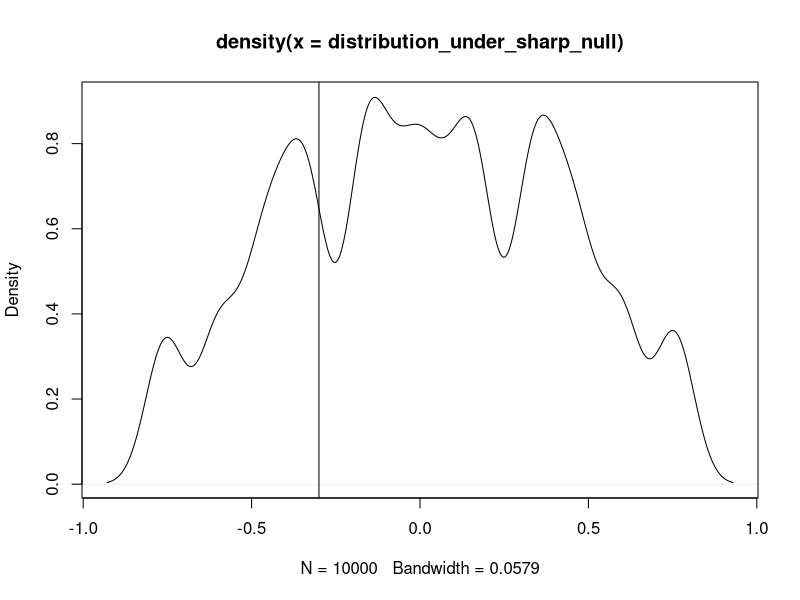

Source code (R):
#R code for W-241 experiment

#Loading libraries
library (doBy)
library (plyr)
library (dplyr)

#Working directory
setwd('/Users/Vamsi/Documents/W241_UCB/Code')

#commands to convert to convert logfile to csv

#First -> download the log file
#rhc scp myflaskapp download /Users/Vamsi/Documents/W241_UCB/Code app-root/logs/cuing_webapp.log

#Second -> remove the old log entries
#'tail -n +1168 cuing_webapp.log >data.log'

#Third -> python script to convert log file to csv
#'python log2csv.py'

#Loading data
data_experiment <- read.csv(file = "data.csv",header=TRUE)

#Creating a data frame for exposures
data_exposure <- data_experiment[data_experiment$event=="exposure",]

#Converting Unix time into regular time
data_exposure$time_val <- as.POSIXct(data_exposure$time,origin="1970-01-01") 

#Creating a new data frame for exposures per User ID
data_exposure_sub <-data_exposure %>%
group_by(userid) %>%
arrange(time) %>%
summarise(time_exposed=first(time_val),num_of_exposures = n(),treatment=first(count_visibility)) %>%
ungroup

#Printing out the number of exposures and the number of unique User IDs
cat('We have', nrow(data_exposure), 'exposures.', '\n')
cat('We have', with(data_exposure, length(unique(userid))), 'unique subjects.', '\n\n')


#Creating a data frame for Votes
data_vote <- data_experiment[data_experiment$event=="vote",]

#Converting Unix time into regular time
data_vote$time_val <- as.POSIXct(data_vote$time,origin="1970-01-01") 

#Creating a new data frame for exposures per User ID
data_vote_sub <-data_vote %>%
  group_by(userid) %>%
  arrange(time) %>%
  summarise(time_voted=first(time_val),num_of_votes = n(),age=first(age),education=first(education),
            email = first(email),gender=first(gender),v1_choice=first(v1_choice),v2_choice=first(v2_choice),
            v3_choice=first(v3_choice)) %>%
  ungroup

#Printing out the number of votes and the number of unique User IDs
cat('We have', nrow(data_vote), 'Votes', '\n')
cat('We have', with(data_vote, length(unique(userid))), 'unique subjects.', '\n\n')

#Merging the data exposure and data vote frames
merged_data <-left_join(data_exposure_sub,data_vote_sub,by="userid") 

#Filtering out NA's
merged_datac <- merged_data[complete.cases(merged_data),]

#Hack : rebuhr@gmail.com voted twice, but his second attempt was the right vote
merged_datac$v1_choice[merged_datac$email=="rebuhr@gmail.com"] = 4.0
merged_datac$v2_choice[merged_datac$email=="rebuhr@gmail.com"] = 3.6   
merged_datac$v3_choice[merged_datac$email=="rebuhr@gmail.com"] = 3.7
  
#calculating estimate ATE per video

video1_control <- mean(merged_datac$v1_choice[merged_datac$treatment=="hidden"])
video1_treatment <- mean(merged_datac$v1_choice[merged_datac$treatment=="visible"])
  
video2_control <- mean(merged_datac$v2_choice[merged_datac$treatment=="hidden"])
video2_treatment <- mean(merged_datac$v2_choice[merged_datac$treatment=="visible"])

video3_control <- mean(merged_datac$v3_choice[merged_datac$treatment=="hidden"])
video3_treatment <- mean(merged_datac$v3_choice[merged_datac$treatment=="visible"])
  
#ATE per video
ate_v1 <- video1_treatment - video1_control
ate_v2 <- video2_treatment - video2_control
ate_v3 <- video3_treatment - video3_control

#Overall ATE
ate <- mean(c(ate_v1,ate_v2,ate_v3))

#Computing p-value:

##########################################################################################
#1. Randomization Inference

#Creating a treatment dummy variable "treatd"
merged_datac$treatd <- ifelse(merged_datac$treatment=="visible",1,0)
len <- length(merged_datac$treatd)

randomize <- function (len) {
  random <- sample(c(rep(0,floor(len/2)),rep(1,len-floor(len/2))))
  return (random)
}

est_ate <- function (data,treat) {
  video1_control <- mean(data$v1_choice[treat==0])
  video1_treatment <- mean(data$v1_choice[treat==1])
  
  video2_control <- mean(data$v2_choice[treat==0])
  video2_treatment <- mean(data$v2_choice[treat==1])
  
  video3_control <- mean(data$v3_choice[treat==0])
  video3_treatment <- mean(data$v3_choice[treat==1])
  
  #ATE per video
  ate_v1 <- video1_treatment - video1_control
  ate_v2 <- video2_treatment - video2_control
  ate_v3 <- video3_treatment - video3_treatment
  
  #Overall ATE
  est_ate <- mean(c(ate_v1,ate_v2,ate_v3))
  
  return (est_ate)
}

#Running est_ate a few times for fun
est_ate(merged_datac,randomize(len))

distribution_under_sharp_null <- replicate(10000,est_ate(merged_datac,randomize(len)))
plot(density(distribution_under_sharp_null))

# 2-tailed p-value
p_value <- mean(abs(ate) < abs(distribution_under_sharp_null))
cat('p-value as determined by randonmization inference is ', p_value, '\n')
abline(v=ate)

##########################################################################################

#2. Linear Regression (TBD)

merged_datac$overall_avg_rating <- (merged_datac$v1_choice + merged_datac$v2_choice + merged_datac$v3_choice)/3

v1_views <- 1664885
v2_views <- 120937
v3_views <- 10392

merged_datac$v1_views <- ifelse(merged_datac$treatd==1,v1_views,0) #todo
merged_datac$v2_views <- ifelse(merged_datac$treatd==1,v2_views,0) #todo
merged_datac$v3_views <- ifelse(merged_datac$treatd==1,v3_views,0) #todo 

lm <- lm(merged_datac$overall_avg_rating~merged_datac$treatd)
summary(lm)

lm <- lm(merged_datac$v1_choice~merged_datac$treatd)
summary(lm)

lm <- lm(merged_datac$v2_choice~merged_datac$treatd)
summary(lm)

lm <- lm(merged_datac$v3_choice~merged_datac$treatd)
summary(lm)

